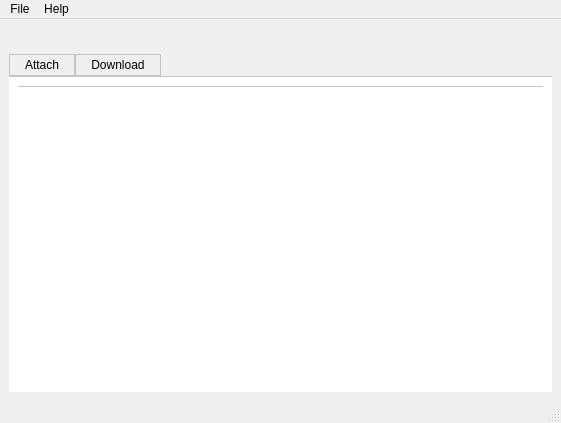
<?xml version="1.0" encoding="UTF-8"?>
<ui version="4.0">
 <class>MainWindow</class>
 <widget class="QMainWindow" name="MainWindow">
  <property name="geometry">
   <rect>
    <x>0</x>
    <y>0</y>
    <width>561</width>
    <height>423</height>
   </rect>
  </property>
  <property name="windowTitle">
   <string>Call setWindowTitle</string>
  </property>
  <property name="styleSheet">
   <string notr="true"/>
  </property>
  <widget class="QWidget" name="centralwidget">
   <layout class="QVBoxLayout" name="verticalLayout_2">
    <item>
     <layout class="QVBoxLayout" name="verticalLayout">
      <item>
       <layout class="QHBoxLayout" name="horizontalLayout">
        <item>
         <spacer name="horizontalSpacer">
          <property name="orientation">
           <enum>Qt::Horizontal</enum>
          </property>
          <property name="sizeHint" stdset="0">
           <size>
            <width>40</width>
            <height>20</height>
           </size>
          </property>
         </spacer>
        </item>
        <item>
         <widget class="QLabel" name="label">
          <property name="text">
           <string/>
          </property>
          <property name="pixmap">
           <pixmap resource="../images/nuvoton.qrc">:/320px-Nuvoton.png</pixmap>
          </property>
         </widget>
        </item>
        <item>
         <spacer name="horizontalSpacer_2">
          <property name="orientation">
           <enum>Qt::Horizontal</enum>
          </property>
          <property name="sizeHint" stdset="0">
           <size>
            <width>40</width>
            <height>20</height>
           </size>
          </property>
         </spacer>
        </item>
       </layout>
      </item>
      <item>
       <widget class="QTabWidget" name="tabWidget">
        <property name="styleSheet">
         <string notr="true">QTabWidget::pane { /* The tab widget frame */
     border-top: 1px solid #C2C7CB;
     position: absolute;
     top: -0.5em;
	 background: white;
 }

 QTabWidget::tab-bar {
     alignment: center;
 }

 /* Style the tab using the tab sub-control. Note that
     it reads QTabBar _not_ QTabWidget */
 QTabBar::tab {
     background: qlineargradient(x1: 0, y1: 0, x2: 0, y2: 1,
                                 stop: 0 #E1E1E1, stop: 0.4 #DDDDDD,
                                 stop: 0.5 #D8D8D8, stop: 1.0 #D3D3D3);
     border: 1px solid #C4C4C3;
     border-bottom-color: #C2C7CB; /* same as the pane color */
     min-width: 8ex;
     padding: 3px 15px;
 }

 QTabBar::tab:selected, QTabBar::tab:hover {
     background: qlineargradient(x1: 0, y1: 0, x2: 0, y2: 1,
                                 stop: 0 #fafafa, stop: 0.4 #f4f4f4,
                                 stop: 0.5 #e7e7e7, stop: 1.0 #fafafa);
 }

 QTabBar::tab:selected {
     border-color:#C4C4C3;

 }</string>
        </property>
        <property name="tabPosition">
         <enum>QTabWidget::North</enum>
        </property>
        <property name="currentIndex">
         <number>1</number>
        </property>
        <property name="documentMode">
         <bool>false</bool>
        </property>
        <property name="tabsClosable">
         <bool>false</bool>
        </property>
        <property name="movable">
         <bool>true</bool>
        </property>
        <widget class="QWidget" name="AttachTab">
         <attribute name="title">
          <string>Attach</string>
         </attribute>
         <layout class="QVBoxLayout" name="verticalLayout_4">
          <item>
           <spacer name="verticalSpacer_5">
            <property name="orientation">
             <enum>Qt::Vertical</enum>
            </property>
            <property name="sizeHint" stdset="0">
             <size>
              <width>20</width>
              <height>40</height>
             </size>
            </property>
           </spacer>
          </item>
          <item>
           <layout class="QVBoxLayout" name="verticalLayout_3">
            <item>
             <widget class="QGroupBox" name="groupBox">
              <property name="title">
               <string>DDR initialize code</string>
              </property>
              <layout class="QVBoxLayout" name="verticalLayout_8">
               <item>
                <layout class="QGridLayout" name="gridLayout_2">
                 <item row="0" column="0">
                  <widget class="QLabel" name="label_2">
                   <property name="text">
                    <string>DDR File:</string>
                   </property>
                  </widget>
                 </item>
                 <item row="0" column="3">
                  <widget class="QPushButton" name="browseDDR_btn">
                   <property name="text">
                    <string>Browse</string>
                   </property>
                  </widget>
                 </item>
                 <item row="0" column="2">
                  <widget class="QLineEdit" name="ddrFileLineEdit">
                   <property name="frame">
                    <bool>true</bool>
                   </property>
                   <property name="echoMode">
                    <enum>QLineEdit::Normal</enum>
                   </property>
                   <property name="cursorPosition">
                    <number>0</number>
                   </property>
                   <property name="placeholderText">
                    <string/>
                   </property>
                   <property name="cursorMoveStyle">
                    <enum>Qt::VisualMoveStyle</enum>
                   </property>
                  </widget>
                 </item>
                </layout>
               </item>
              </layout>
             </widget>
            </item>
           </layout>
          </item>
          <item>
           <spacer name="verticalSpacer_4">
            <property name="orientation">
             <enum>Qt::Vertical</enum>
            </property>
            <property name="sizeHint" stdset="0">
             <size>
              <width>20</width>
              <height>40</height>
             </size>
            </property>
           </spacer>
          </item>
          <item>
           <spacer name="verticalSpacer_3">
            <property name="orientation">
             <enum>Qt::Vertical</enum>
            </property>
            <property name="sizeHint" stdset="0">
             <size>
              <width>20</width>
              <height>40</height>
             </size>
            </property>
           </spacer>
          </item>
          <item>
           <widget class="QPushButton" name="attach_btn">
            <property name="minimumSize">
             <size>
              <width>82</width>
              <height>28</height>
             </size>
            </property>
            <property name="styleSheet">
             <string notr="true"/>
            </property>
            <property name="text">
             <string>Attach</string>
            </property>
            <property name="default">
             <bool>true</bool>
            </property>
            <property name="flat">
             <bool>false</bool>
            </property>
           </widget>
          </item>
         </layout>
        </widget>
        <widget class="QWidget" name="DownloadTab">
         <attribute name="title">
          <string>Download</string>
         </attribute>
         <layout class="QVBoxLayout" name="verticalLayout_6">
          <item>
           <layout class="QVBoxLayout" name="verticalLayout_5">
            <item>
             <widget class="QTabWidget" name="tabMedia">
              <property name="currentIndex">
               <number>-1</number>
              </property>
             </widget>
            </item>
           </layout>
          </item>
         </layout>
        </widget>
       </widget>
      </item>
     </layout>
    </item>
   </layout>
  </widget>
  <widget class="QMenuBar" name="menubar">
   <property name="geometry">
    <rect>
     <x>0</x>
     <y>0</y>
     <width>561</width>
     <height>21</height>
    </rect>
   </property>
   <widget class="QMenu" name="menuFile">
    <property name="title">
     <string>File</string>
    </property>
    <addaction name="actionExit"/>
   </widget>
   <widget class="QMenu" name="menuAbout">
    <property name="title">
     <string>Help</string>
    </property>
    <addaction name="actionLicense"/>
    <addaction name="actionAbout"/>
   </widget>
   <addaction name="menuFile"/>
   <addaction name="menuAbout"/>
  </widget>
  <widget class="QStatusBar" name="statusbar"/>
  <action name="actionExit">
   <property name="text">
    <string>Exit</string>
   </property>
  </action>
  <action name="actionHelp">
   <property name="text">
    <string>About</string>
   </property>
  </action>
  <action name="actionLicense">
   <property name="text">
    <string>License</string>
   </property>
  </action>
  <action name="actionOptions">
   <property name="text">
    <string>Options</string>
   </property>
  </action>
  <action name="actionAbout">
   <property name="text">
    <string>About</string>
   </property>
  </action>
 </widget>
 <resources>
  <include location="images/nuvoton.qrc"/>
 </resources>
 <connections>
  <connection>
   <sender>ddrFileLineEdit</sender>
   <signal>returnPressed()</signal>
   <receiver>attach_btn</receiver>
   <slot>click()</slot>
   <hints>
    <hint type="sourcelabel">
     <x>161</x>
     <y>77</y>
    </hint>
    <hint type="destinationlabel">
     <x>162</x>
     <y>161</y>
    </hint>
   </hints>
  </connection>
 </connections>
</ui>
